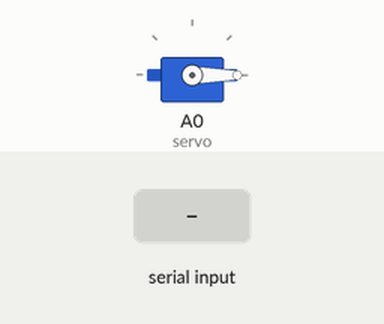
A sketch run on a simulated Arduino Uno, built with avr-gcc and run on an emulated ATmega328P. On the bench: servo. Inputs (shaded band) come from the test bench.

Above: at 1.2 s.
1.3 s: "1" received over Serial
At 2.4 s:
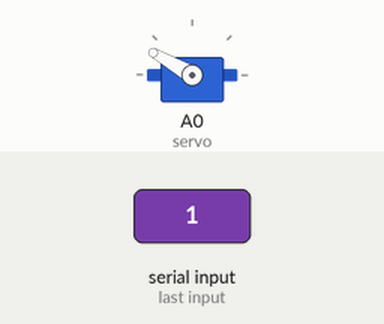
Timing chart, 0 to 7.8 s (numbered marks = the images above; inputs shaded):
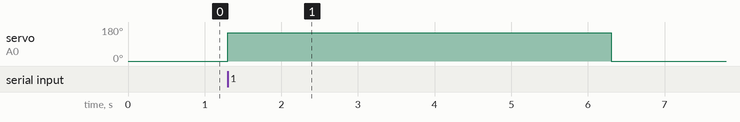

The sketch:

sketch_feb17b.ino
```cpp
#include <Servo.h>
Servo myServo;
char serialData;
int servo = A0;

void setup() {
  myServo.attach(servo);
  Serial.begin(9600);
}

void loop() {
  myServo.write(0);
  if (Serial.available()>0)
  {
    serialData = Serial.read();

    if (serialData = 'A'){
      myServo.write(150);
      delay(5000);
    }
  }
}
```

Measured:
- after the input at 1.3 s, servo on A0 (servo): 0° → 150° at once, → 0° 5.0 s later
